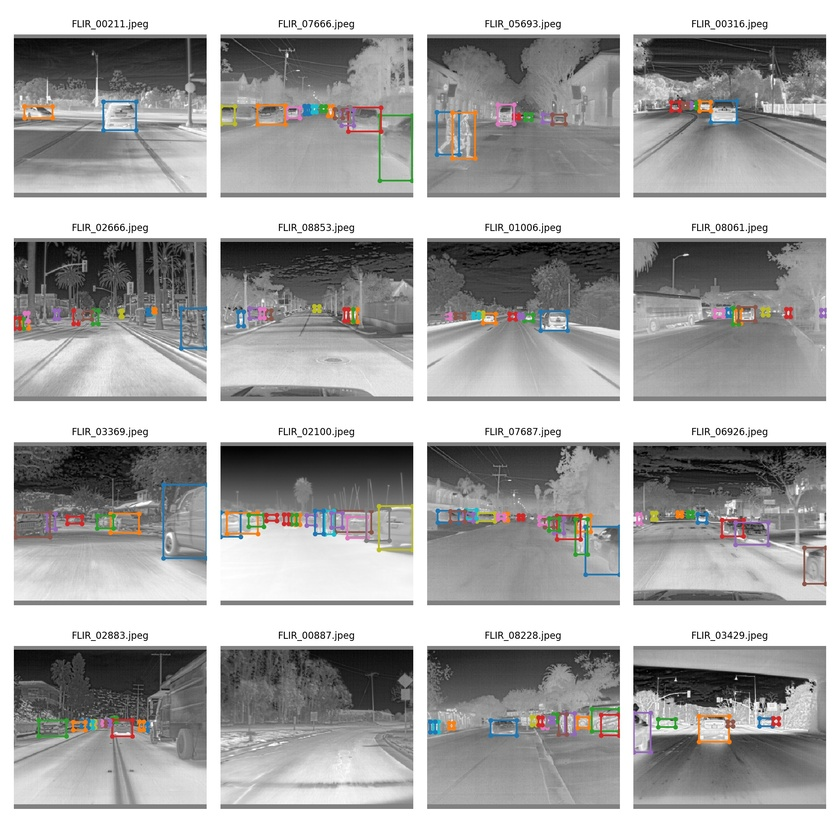
#> input picture test_batch0.jpg, 840 x 840 px, shrunk from 2000 x 2000 before the run
$ python -i box.py   (imports and definitions only)
#> lines starting #> are read from the running program, lines starting #| are printed output that depends on the picture; after the words box and inside, x2 and y2 are one past the last pixel; in counts of white or black regions, pixels touching at a corner belong together
#> further down, picture is the input picture: shape (840, 840, 3); mean B, G, R 166.2, 166.6, 167.1
import cv2
import numpy as np

def draw_bounding_box(image):
    """
    Draw bounding boxes around objects in an image.

    Parameters:
        image (numpy.ndarray): Input image in BGR format.

    Returns:
        numpy.ndarray: Image with bounding boxes.
    """
    # Convert to grayscale
    gray = cv2.cvtColor(image, cv2.COLOR_BGR2GRAY)
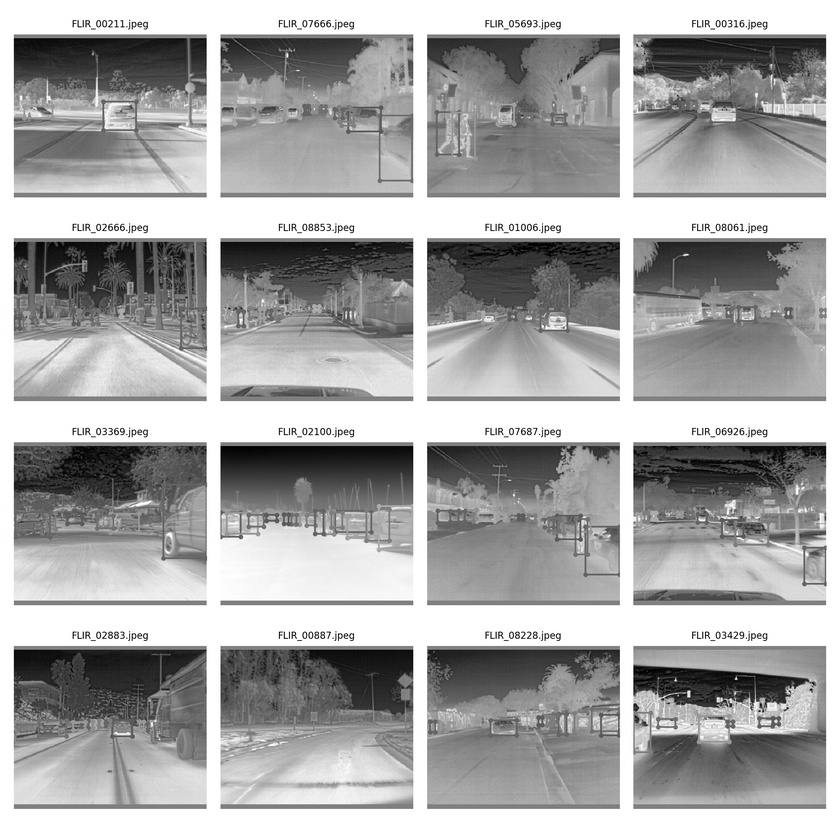
#> gray: shape (840, 840); min 0, max 255, mean 166.7

    # Apply thresholding to detect objects
    _, thresh = cv2.threshold(gray, 0, 255, cv2.THRESH_BINARY + cv2.THRESH_OTSU)
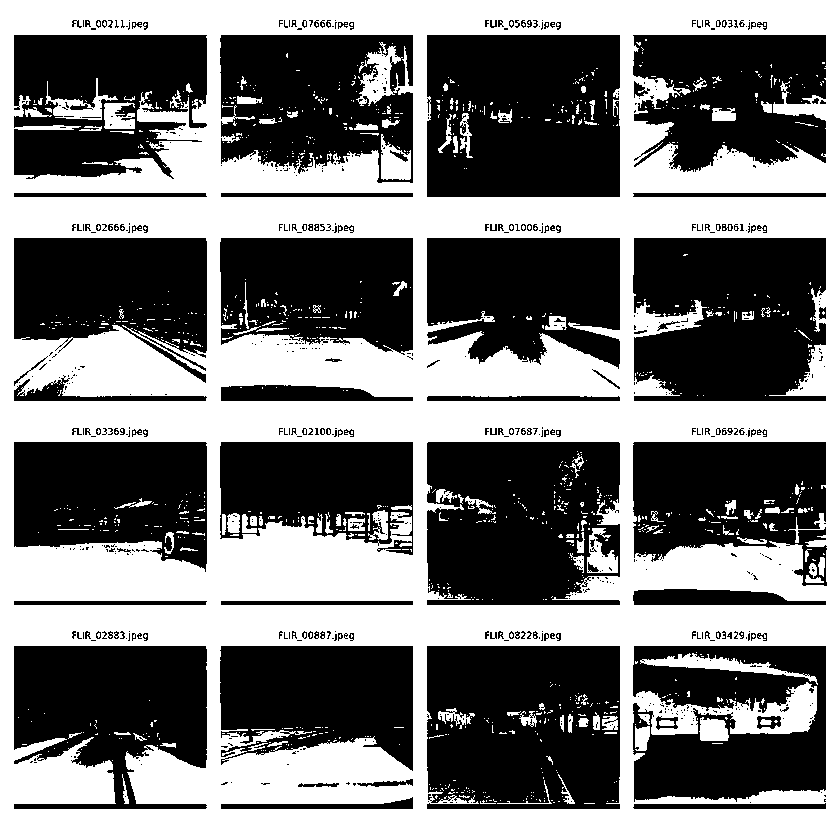
#> thresh: shape (840, 840); 47% white; 1206 white regions (1065 under 20 px), largest, box (x1, y1, x2, y2) and area: (0, 0, 840, 840) 313438, (640, 653, 818, 685) 1435, (45, 78, 118, 120) 895

    # Find contours
    contours, _ = cv2.findContours(thresh, cv2.RETR_EXTERNAL, cv2.CHAIN_APPROX_SIMPLE)
#> contours = [[[0, 0], [0, 839], [839, 839], [839, 0]]]

    # Draw bounding boxes around detected objects
    for cnt in contours:
        x, y, w, h = cv2.boundingRect(cnt)
        cv2.rectangle(image, (x, y), (x + w, y + h), (0, 255, 0), 2)  # Green box
#> this loop made 1 pass
#> (cnt, x, y, w, h) on pass 1: ([[0, 0], [0, 839], [839, 839], [839, 0]], 0, 0, 840, 840)
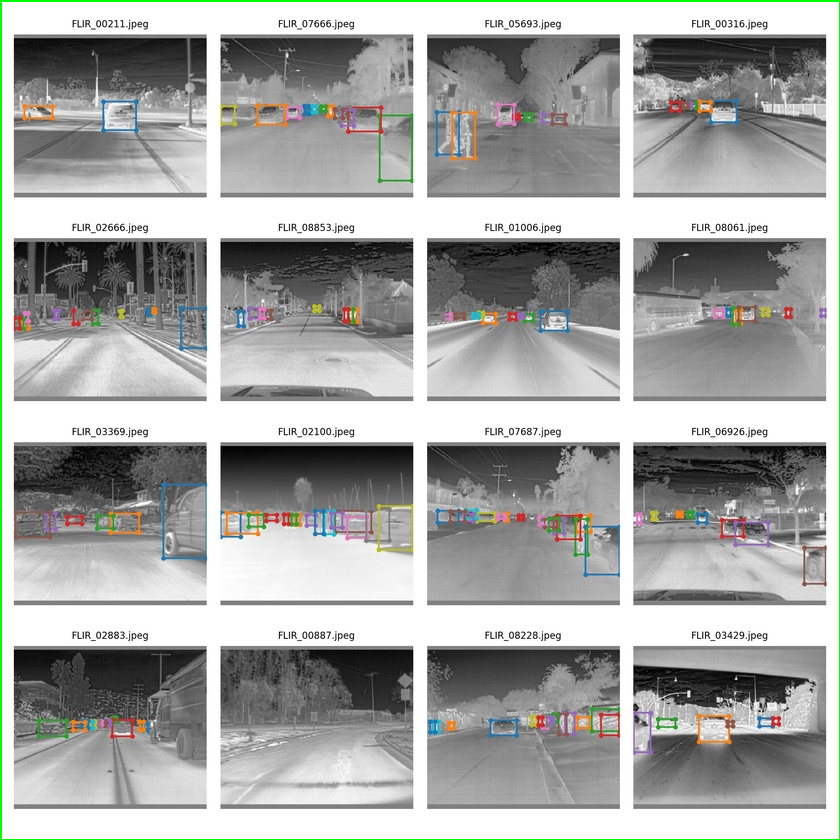
#> image: shape (840, 840, 3); 0.71% of pixels changed, all inside (x1, y1, x2, y2) = (0, 0, 840, 840)

    return image

>>> import cv2
>>> picture = cv2.imread('../test_batch0.jpg')
>>> result = draw_bounding_box(picture)

$ run again, on 1_h-SYoymeVq5hSK3Vv3C-Ig.png
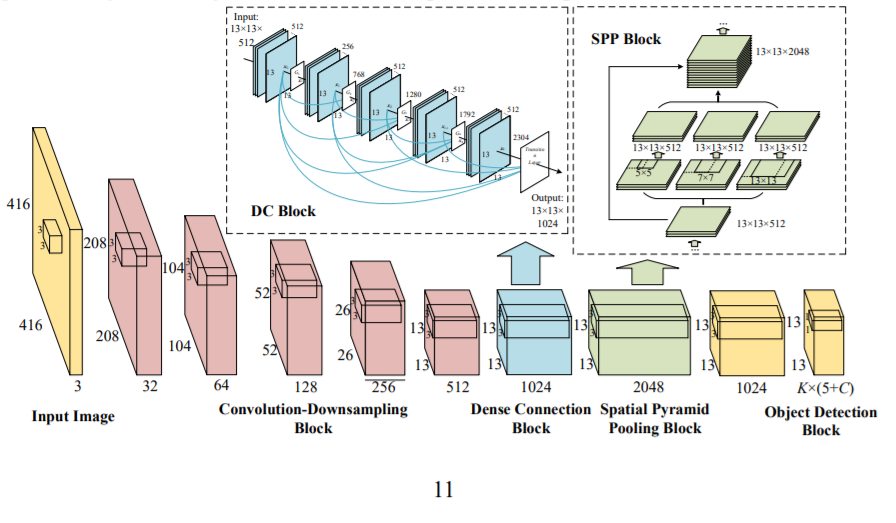
#> input picture 1_h-SYoymeVq5hSK3Vv3C-Ig.png, 896 x 523 px
#> picture is the input picture: shape (523, 896, 3); mean B, G, R 230.7, 234.5, 235.9
#> in draw_bounding_box, `_, thresh = cv2.threshold(gray, 0, 255, cv2.THRESH_BINARY + cv2.THRESH..`:
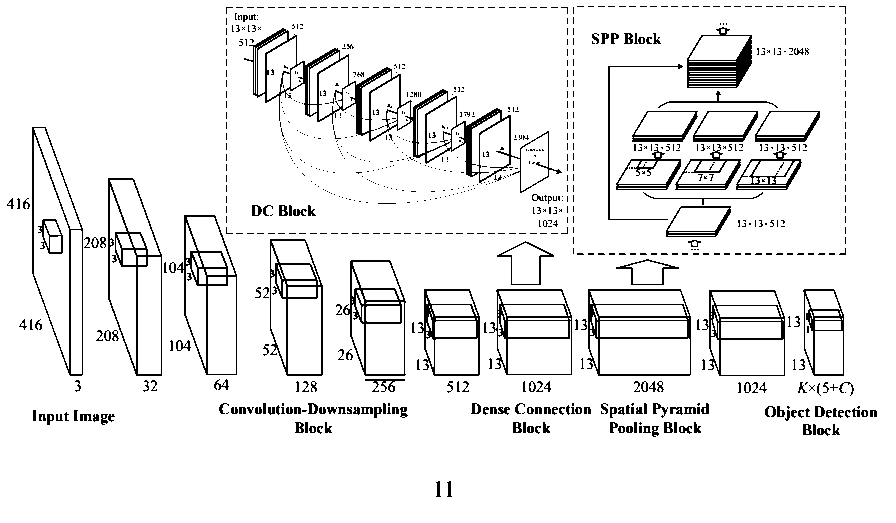
#> thresh: shape (523, 896); 92.7% white; black in thin lines or dots
#> contours = [[[0, 0], [0, 522], [895, 522], [895, 0]]]
#> the loop in draw_bounding_box, `for cnt in contours:` made 1 pass
#> (cnt, x, y, w, h) on pass 1: ([[0, 0], [0, 522], [895, 522], [895, 0]], 0, 0, 896, 523)
#> after the loop in draw_bounding_box, `for cnt in contours:`:
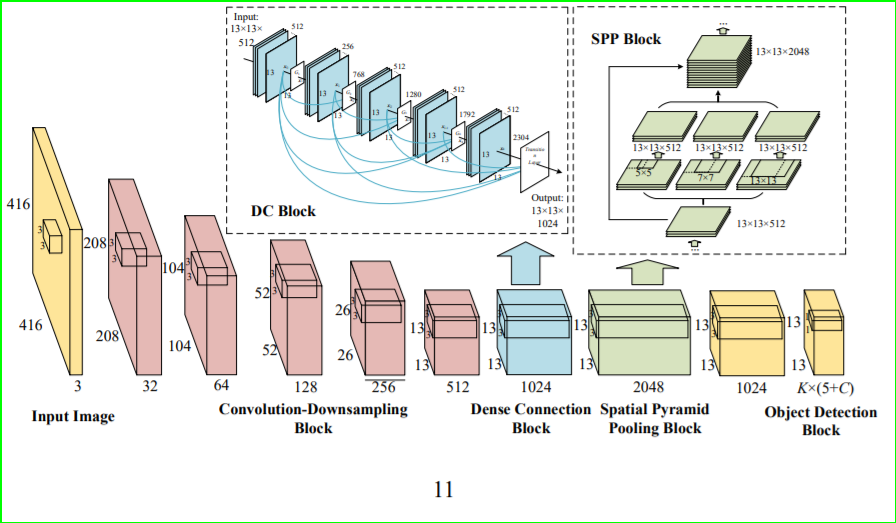
#> image: shape (523, 896, 3); 0.91% of pixels changed, all inside (x1, y1, x2, y2) = (0, 0, 896, 523)
